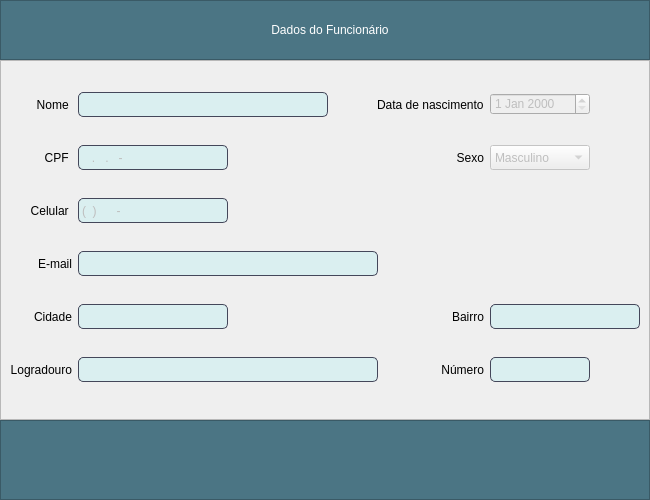
<?xml version="1.0" encoding="UTF-8"?>
<ui version="4.0">
 <class>Janela_Funcionario_Visualizacao</class>
 <widget class="QMainWindow" name="Janela_Funcionario_Visualizacao">
  <property name="windowModality">
   <enum>Qt::ApplicationModal</enum>
  </property>
  <property name="geometry">
   <rect>
    <x>0</x>
    <y>0</y>
    <width>650</width>
    <height>500</height>
   </rect>
  </property>
  <property name="sizePolicy">
   <sizepolicy hsizetype="Fixed" vsizetype="Preferred">
    <horstretch>0</horstretch>
    <verstretch>0</verstretch>
   </sizepolicy>
  </property>
  <property name="minimumSize">
   <size>
    <width>650</width>
    <height>500</height>
   </size>
  </property>
  <property name="maximumSize">
   <size>
    <width>650</width>
    <height>500</height>
   </size>
  </property>
  <property name="windowTitle">
   <string>MainWindow</string>
  </property>
  <widget class="QWidget" name="centralwidget">
   <property name="sizePolicy">
    <sizepolicy hsizetype="Expanding" vsizetype="Expanding">
     <horstretch>0</horstretch>
     <verstretch>0</verstretch>
    </sizepolicy>
   </property>
   <property name="minimumSize">
    <size>
     <width>650</width>
     <height>500</height>
    </size>
   </property>
   <property name="maximumSize">
    <size>
     <width>650</width>
     <height>500</height>
    </size>
   </property>
   <property name="styleSheet">
    <string notr="true">QLineEdit{
	border-radius: 5px;
	border: 0.5px solid #44475a;
	font:11pt &quot;MS Shell Dlg 2&quot;;
	padding: 1px;
	background-color: #DAEFF0;
}

QLineEdit:focus{
	border: 1.5px solid #44475a;
}

QLabel{
	font: 75 11pt &quot;Arial&quot;;
}
QComboBox{
	font: 9pt &quot;MS Shell Dlg 2&quot;;
}
QDateEdit{
	font: 9pt &quot;MS Shell Dlg 2&quot;;
}</string>
   </property>
   <layout class="QVBoxLayout" name="verticalLayout">
    <property name="spacing">
     <number>0</number>
    </property>
    <property name="leftMargin">
     <number>0</number>
    </property>
    <property name="topMargin">
     <number>0</number>
    </property>
    <property name="rightMargin">
     <number>0</number>
    </property>
    <property name="bottomMargin">
     <number>0</number>
    </property>
    <item>
     <widget class="QFrame" name="frame">
      <property name="minimumSize">
       <size>
        <width>0</width>
        <height>60</height>
       </size>
      </property>
      <property name="maximumSize">
       <size>
        <width>16777215</width>
        <height>60</height>
       </size>
      </property>
      <property name="styleSheet">
       <string notr="true">background-color: rgb(75, 117, 132);</string>
      </property>
      <property name="frameShape">
       <enum>QFrame::StyledPanel</enum>
      </property>
      <property name="frameShadow">
       <enum>QFrame::Raised</enum>
      </property>
      <layout class="QHBoxLayout" name="horizontalLayout_2">
       <property name="leftMargin">
        <number>20</number>
       </property>
       <item>
        <widget class="QLabel" name="label_titulo">
         <property name="minimumSize">
          <size>
           <width>300</width>
           <height>30</height>
          </size>
         </property>
         <property name="maximumSize">
          <size>
           <width>350</width>
           <height>30</height>
          </size>
         </property>
         <property name="styleSheet">
          <string notr="true">font: 87 12pt &quot;Arial Black&quot;;
color: rgb(255, 255, 255);
</string>
         </property>
         <property name="text">
          <string>Dados do Funcionário</string>
         </property>
         <property name="alignment">
          <set>Qt::AlignCenter</set>
         </property>
        </widget>
       </item>
      </layout>
     </widget>
    </item>
    <item>
     <widget class="QFrame" name="frame_2">
      <property name="styleSheet">
       <string notr="true"/>
      </property>
      <property name="frameShape">
       <enum>QFrame::StyledPanel</enum>
      </property>
      <property name="frameShadow">
       <enum>QFrame::Raised</enum>
      </property>
      <layout class="QGridLayout" name="gridLayout">
       <item row="1" column="1">
        <widget class="QLabel" name="cpf_label">
         <property name="text">
          <string>CPF </string>
         </property>
         <property name="alignment">
          <set>Qt::AlignRight|Qt::AlignTrailing|Qt::AlignVCenter</set>
         </property>
        </widget>
       </item>
       <item row="4" column="3">
        <widget class="QLabel" name="bairro_label">
         <property name="text">
          <string>Bairro</string>
         </property>
         <property name="alignment">
          <set>Qt::AlignRight|Qt::AlignTrailing|Qt::AlignVCenter</set>
         </property>
        </widget>
       </item>
       <item row="5" column="3">
        <widget class="QLabel" name="numero_label">
         <property name="text">
          <string>Número</string>
         </property>
         <property name="alignment">
          <set>Qt::AlignRight|Qt::AlignTrailing|Qt::AlignVCenter</set>
         </property>
        </widget>
       </item>
       <item row="0" column="2">
        <widget class="QLineEdit" name="nome">
         <property name="enabled">
          <bool>false</bool>
         </property>
         <property name="minimumSize">
          <size>
           <width>250</width>
           <height>25</height>
          </size>
         </property>
         <property name="maximumSize">
          <size>
           <width>250</width>
           <height>25</height>
          </size>
         </property>
         <property name="clearButtonEnabled">
          <bool>true</bool>
         </property>
        </widget>
       </item>
       <item row="3" column="1">
        <widget class="QLabel" name="email_label">
         <property name="text">
          <string>E-mail</string>
         </property>
         <property name="alignment">
          <set>Qt::AlignRight|Qt::AlignTrailing|Qt::AlignVCenter</set>
         </property>
        </widget>
       </item>
       <item row="4" column="2">
        <widget class="QLineEdit" name="cidade">
         <property name="enabled">
          <bool>false</bool>
         </property>
         <property name="minimumSize">
          <size>
           <width>100</width>
           <height>25</height>
          </size>
         </property>
         <property name="maximumSize">
          <size>
           <width>150</width>
           <height>25</height>
          </size>
         </property>
         <property name="clearButtonEnabled">
          <bool>true</bool>
         </property>
        </widget>
       </item>
       <item row="1" column="2">
        <widget class="QLineEdit" name="cpf">
         <property name="enabled">
          <bool>false</bool>
         </property>
         <property name="minimumSize">
          <size>
           <width>150</width>
           <height>25</height>
          </size>
         </property>
         <property name="maximumSize">
          <size>
           <width>150</width>
           <height>25</height>
          </size>
         </property>
         <property name="inputMask">
          <string>999.999.999-99</string>
         </property>
         <property name="cursorPosition">
          <number>0</number>
         </property>
         <property name="clearButtonEnabled">
          <bool>false</bool>
         </property>
        </widget>
       </item>
       <item row="2" column="1">
        <widget class="QLabel" name="celular_label">
         <property name="text">
          <string>Celular </string>
         </property>
         <property name="alignment">
          <set>Qt::AlignRight|Qt::AlignTrailing|Qt::AlignVCenter</set>
         </property>
        </widget>
       </item>
       <item row="4" column="1">
        <widget class="QLabel" name="cidade_label">
         <property name="text">
          <string>Cidade</string>
         </property>
         <property name="alignment">
          <set>Qt::AlignRight|Qt::AlignTrailing|Qt::AlignVCenter</set>
         </property>
        </widget>
       </item>
       <item row="2" column="2">
        <widget class="QLineEdit" name="celular">
         <property name="enabled">
          <bool>false</bool>
         </property>
         <property name="minimumSize">
          <size>
           <width>150</width>
           <height>25</height>
          </size>
         </property>
         <property name="maximumSize">
          <size>
           <width>150</width>
           <height>25</height>
          </size>
         </property>
         <property name="inputMask">
          <string>(99) 99999-9999</string>
         </property>
         <property name="text">
          <string>() -</string>
         </property>
         <property name="frame">
          <bool>true</bool>
         </property>
         <property name="cursorPosition">
          <number>1</number>
         </property>
         <property name="clearButtonEnabled">
          <bool>false</bool>
         </property>
        </widget>
       </item>
       <item row="3" column="2">
        <widget class="QLineEdit" name="email">
         <property name="enabled">
          <bool>false</bool>
         </property>
         <property name="minimumSize">
          <size>
           <width>300</width>
           <height>25</height>
          </size>
         </property>
         <property name="maximumSize">
          <size>
           <width>300</width>
           <height>25</height>
          </size>
         </property>
         <property name="clearButtonEnabled">
          <bool>true</bool>
         </property>
        </widget>
       </item>
       <item row="5" column="1">
        <widget class="QLabel" name="logradouro_label">
         <property name="text">
          <string>Logradouro</string>
         </property>
         <property name="alignment">
          <set>Qt::AlignRight|Qt::AlignTrailing|Qt::AlignVCenter</set>
         </property>
        </widget>
       </item>
       <item row="0" column="1">
        <widget class="QLabel" name="nome_label">
         <property name="layoutDirection">
          <enum>Qt::LeftToRight</enum>
         </property>
         <property name="styleSheet">
          <string notr="true"/>
         </property>
         <property name="text">
          <string>Nome </string>
         </property>
         <property name="alignment">
          <set>Qt::AlignRight|Qt::AlignTrailing|Qt::AlignVCenter</set>
         </property>
        </widget>
       </item>
       <item row="5" column="2">
        <widget class="QLineEdit" name="logradouro">
         <property name="enabled">
          <bool>false</bool>
         </property>
         <property name="minimumSize">
          <size>
           <width>300</width>
           <height>25</height>
          </size>
         </property>
         <property name="maximumSize">
          <size>
           <width>300</width>
           <height>25</height>
          </size>
         </property>
         <property name="text">
          <string/>
         </property>
         <property name="clearButtonEnabled">
          <bool>true</bool>
         </property>
        </widget>
       </item>
       <item row="4" column="4">
        <widget class="QLineEdit" name="bairro">
         <property name="enabled">
          <bool>false</bool>
         </property>
         <property name="minimumSize">
          <size>
           <width>150</width>
           <height>25</height>
          </size>
         </property>
         <property name="maximumSize">
          <size>
           <width>150</width>
           <height>25</height>
          </size>
         </property>
         <property name="toolTip">
          <string>&lt;html&gt;&lt;head/&gt;&lt;body&gt;&lt;p&gt;Número da casa&lt;/p&gt;&lt;p&gt;&lt;br/&gt;&lt;/p&gt;&lt;/body&gt;&lt;/html&gt;</string>
         </property>
         <property name="clearButtonEnabled">
          <bool>true</bool>
         </property>
        </widget>
       </item>
       <item row="5" column="4">
        <widget class="QLineEdit" name="numero">
         <property name="enabled">
          <bool>false</bool>
         </property>
         <property name="sizePolicy">
          <sizepolicy hsizetype="Fixed" vsizetype="Fixed">
           <horstretch>0</horstretch>
           <verstretch>0</verstretch>
          </sizepolicy>
         </property>
         <property name="minimumSize">
          <size>
           <width>100</width>
           <height>25</height>
          </size>
         </property>
         <property name="maximumSize">
          <size>
           <width>100</width>
           <height>25</height>
          </size>
         </property>
         <property name="toolTip">
          <string/>
         </property>
         <property name="toolTipDuration">
          <number>-1</number>
         </property>
         <property name="statusTip">
          <string/>
         </property>
         <property name="whatsThis">
          <string/>
         </property>
         <property name="inputMethodHints">
          <set>Qt::ImhDigitsOnly|Qt::ImhHiddenText|Qt::ImhPreferNumbers</set>
         </property>
         <property name="inputMask">
          <string/>
         </property>
         <property name="maxLength">
          <number>32767</number>
         </property>
         <property name="clearButtonEnabled">
          <bool>true</bool>
         </property>
        </widget>
       </item>
       <item row="0" column="4">
        <widget class="QDateEdit" name="data_nasc">
         <property name="enabled">
          <bool>false</bool>
         </property>
         <property name="minimumSize">
          <size>
           <width>100</width>
           <height>22</height>
          </size>
         </property>
         <property name="maximumSize">
          <size>
           <width>100</width>
           <height>22</height>
          </size>
         </property>
         <property name="styleSheet">
          <string notr="true"/>
         </property>
        </widget>
       </item>
       <item row="0" column="3">
        <widget class="QLabel" name="dataNasc_label">
         <property name="text">
          <string>Data de nascimento</string>
         </property>
        </widget>
       </item>
       <item row="1" column="3">
        <widget class="QLabel" name="sexo_label">
         <property name="text">
          <string>Sexo</string>
         </property>
         <property name="alignment">
          <set>Qt::AlignRight|Qt::AlignTrailing|Qt::AlignVCenter</set>
         </property>
        </widget>
       </item>
       <item row="1" column="4">
        <widget class="QComboBox" name="sexo">
         <property name="enabled">
          <bool>false</bool>
         </property>
         <property name="minimumSize">
          <size>
           <width>100</width>
           <height>20</height>
          </size>
         </property>
         <property name="maximumSize">
          <size>
           <width>100</width>
           <height>30</height>
          </size>
         </property>
         <property name="styleSheet">
          <string notr="true"/>
         </property>
         <item>
          <property name="text">
           <string>Masculino</string>
          </property>
         </item>
         <item>
          <property name="text">
           <string>Feminino</string>
          </property>
         </item>
        </widget>
       </item>
      </layout>
     </widget>
    </item>
    <item>
     <widget class="QFrame" name="frame_3">
      <property name="minimumSize">
       <size>
        <width>0</width>
        <height>80</height>
       </size>
      </property>
      <property name="maximumSize">
       <size>
        <width>16777215</width>
        <height>80</height>
       </size>
      </property>
      <property name="styleSheet">
       <string notr="true">background-color: rgb(75, 117, 132);</string>
      </property>
      <property name="frameShape">
       <enum>QFrame::StyledPanel</enum>
      </property>
      <property name="frameShadow">
       <enum>QFrame::Raised</enum>
      </property>
      <layout class="QHBoxLayout" name="horizontalLayout">
       <property name="spacing">
        <number>25</number>
       </property>
       <property name="rightMargin">
        <number>30</number>
       </property>
      </layout>
     </widget>
    </item>
   </layout>
  </widget>
 </widget>
 <tabstops>
  <tabstop>nome</tabstop>
  <tabstop>cpf</tabstop>
  <tabstop>celular</tabstop>
  <tabstop>email</tabstop>
  <tabstop>data_nasc</tabstop>
  <tabstop>sexo</tabstop>
  <tabstop>cidade</tabstop>
  <tabstop>logradouro</tabstop>
  <tabstop>bairro</tabstop>
  <tabstop>numero</tabstop>
 </tabstops>
 <resources/>
 <connections/>
</ui>
